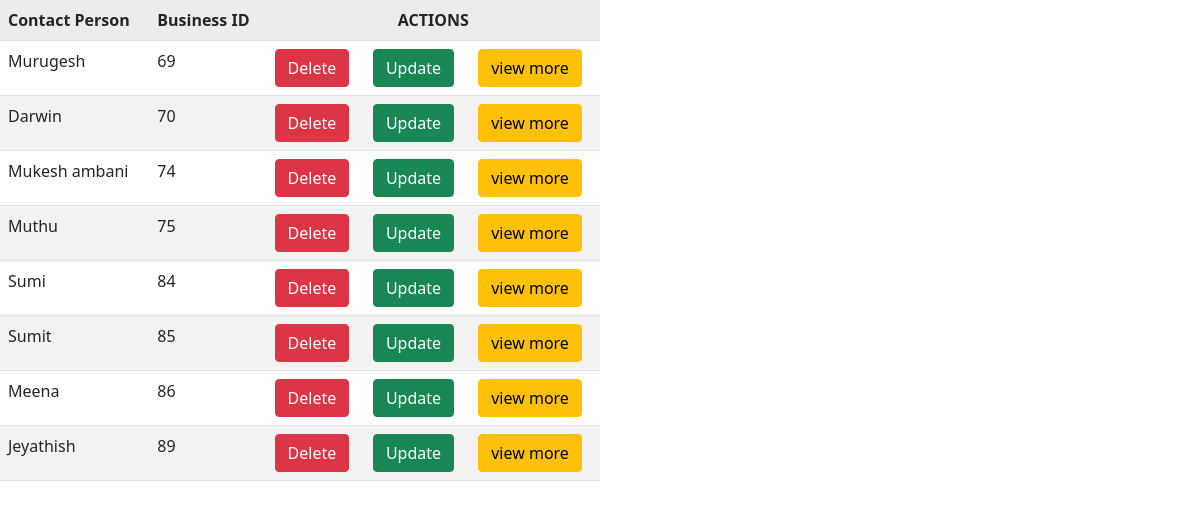
/Admin/code/view_business.php, run on the app's committed database.
### tables this page shows
CREATE TABLE `business` (
  `b_id` int(11) NOT NULL,
  `u_id` int(11) NOT NULL,
  `b_name` varchar(100) NOT NULL,
  `con_person` varchar(50) NOT NULL,
  `mobile` varchar(10) NOT NULL,
  `pincode` varchar(6) NOT NULL,
  `city` varchar(50) NOT NULL,
  `catg` int(11) NOT NULL,
  `year` varchar(10) NOT NULL,
  `building` varchar(50) NOT NULL,
  `street` varchar(100) NOT NULL,
  `landmark` varchar(50) NOT NULL,
  `descrip` varchar(1000) NOT NULL,
  `image` varchar(1000) NOT NULL,
  `status` varchar(20) NOT NULL
);

### Admin/code/view_business.php (the view)
<!DOCTYPE html>
<html lang="en">
<head>
    <link rel="stylesheet" href="../Bootstrap/css/bootstrap.min.css">
</head>
<body>
    <?php
    include('../connection/connect.php');
    if($con)
    {
        $qry="select * from business where status='Verified'";
        $res=mysqli_query($con,$qry);
        $num=mysqli_num_rows($res);
        if($num==0)
            echo"No data";
        else
        {
            echo "<table class='table table-hover table-striped' style='width:50vw'>";
            echo "<tr><th>Contact Person</th><th>Business ID</th>
            <th colspan='3' style='text-align:center'>ACTIONS</th></tr>";
            while($row=mysqli_fetch_row($res))
            {
                $id=$row[0];
                echo "<tr>
                <td>$row[3]</td>
                <td>$row[0]</td>
                <td ><a class='btn btn-danger'href='business_delete.php?dele=$id'>Delete</a></td>
                <td><a class='btn btn-success' href='businessupdate.php?id=$id'>Update</a></td>
                <td><a class='btn btn-warning' href='viewmore.php?id=$id'>view more</a></td>
                </tr>";
            }
            echo "</table>";
            echo "<br>";
        }
    }
?>
</body>
</html>

### data on the page
business: con_person "Murugesh", b_id "69"
business: con_person "Darwin", b_id "70"
business: con_person "Mukesh ambani", b_id "74"
business: con_person "Muthu", b_id "75"
business: con_person "Sumi", b_id "84"
business: con_person "Sumit", b_id "85"
business: con_person "Meena", b_id "86"
business: con_person "Jeyathish", b_id "89"
